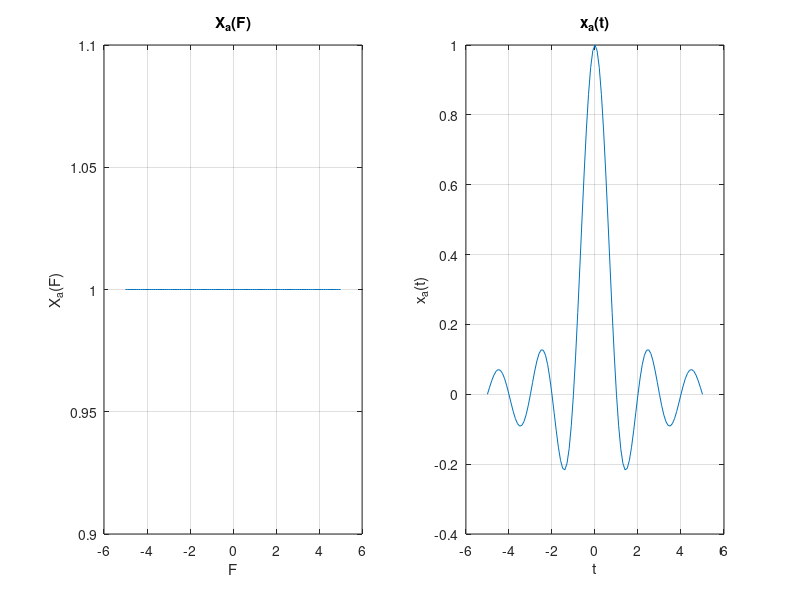

This chart was generated by the following MATLAB code: (Note: this script raises an error after producing the figure.)
% Program for Sampling, Reconstruction & DTFT Analysis 

%%
clc; clear; close all;
%% TASK 1-A-1)

Fs = 10;
B = Fs/2;
t = -B:1/Fs:B;
X_a = t - t + 1; % X_a(F)

figure
subplot(121), plot(t, X_a) % Plotting the given continuous signal
title('X_a(F)')
xlabel('F');
ylabel('X_a(F)');
grid on;

% Generating the signal x_a(t) from X_a(F) using IDFT
x_a = sinc(t);
subplot(122), plot(t, x_a) % Plotting the given continuous signal
title('x_a(t)')
xlabel('t');
ylabel('x_a(t)');
grid on;

% A/D
[x_n_enc, min_x, max_x] = a2d(@sinc,Fs,8);

% x^2(n)
x_n_enc_sq = x_n_enc.^2;
figure
stairs([x_n_enc_sq,x_n_enc_sq(end)]);
title('x^2(n)')
xlabel('n');
ylabel('x^2(n)');


% D/A
x_a_dec = d2a(x_n_enc_sq,Fs,8,min_x,max_x);

%% TASK-1-A-2)

Fs = 10;
B = Fs/2;
t = -B:1/Fs:B;

% x^2(n)
figure
s_a = (sinc(t)).^2;
plot(t, s_a) % Plotting the continuous signal after squaring
title('s_a(t)')
xlabel('t');
ylabel('s_a(t)');
grid on;

% A/D
[s_n_enc, min_s, max_s] = a2d(@(x) (sinc(x)).^2,Fs,8);

% D/A
s_a_dec = d2a(s_n_enc,Fs,8,min_s,max_s);

%% TASK 1-B-1)

Fs = 50; % Fs = 50Hz
B = Fs/2;
Fo = 20;

t = -B:1/Fs:B;
x2_a = cos(2*pi*Fo*t*(1/Fs));

figure
plot(t, x2_a) % Plotting the given continuous signal
title('x_2_a(t)')
xlabel('t');
ylabel('x_2_a(t)');
grid on;

% A/D
[x2_a_n_enc, min_x2a, max_x2a] = a2d(@(x) cos(2*pi*Fo/Fs*x),Fs,8);

% x^2(n)
x2_a_n_enc_sq = x2_a_n_enc.^2;
figure
stairs([x2_a_n_enc_sq,x2_a_n_enc_sq(end)]);
title('x^2(n)')
xlabel('n');
ylabel('x^2(n)');


% D/A
x2_a_dec = d2a(x2_a_n_enc_sq,Fs,8,min_x2a,max_x2a);

% x^2(n)
figure
s2_a_a = (x2_a).^2;
plot(t, s2_a_a) % Plotting the continuous signal after squaring
title('s_2_a(t)')
xlabel('t');
ylabel('s_2_a(t)');
grid on;

% A/D
[s2_a_n_enc, min_s2_a, max_s2_a] = a2d(@(x) (cos(2*pi*Fo/Fs*x)).^2,Fs,8);

% D/A
s2_a_dec = d2a(s2_a_n_enc,Fs,8,min_s2_a,max_s2_a);

%% TASK 1-B-2)

Fs = 30; % Fs = 30Hz
B = Fs/2;
Fo = 20;

t = -B:1/Fs:B;
x2_b = cos(2*pi*Fo*t*(1/Fs));

figure
plot(t, x2_b) % Plotting the given continuous signal
title('x_2_b_a(t)')
xlabel('t');
ylabel('x_2_b_a(t)');
grid on;

% A/D
[x2_b_n_enc, min_x2b, max_x2b] = a2d(@(x) cos(2*pi*Fo/Fs*x),Fs,8);

% x^2(n)
x2_b_n_enc_sq = x2_b_n_enc.^2;
figure
stairs([x2_b_n_enc_sq,x2_b_n_enc_sq(end)]);
title('x^2(n)')
xlabel('n');
ylabel('x^2(n)');


% D/A
x2_b_dec = d2a(x2_b_n_enc_sq,Fs,8,min_x2b,max_x2b);

% x^2(n)
figure
s2_b_a = (x2_b).^2;
plot(t, s2_b_a) % Plotting the continuous signal after squaring
title('s_2_b_a(t)')
xlabel('t');
ylabel('s_2_b_a(t)');
grid on;

% A/D
[s2_b_n_enc, min_s2_b, max_s2_b] = a2d(@(x) (cos(2*pi*Fo/Fs*x)).^2,Fs,8);

% D/A
x2_b_dec = d2a(s2_b_n_enc,Fs,8,min_s2_b,max_s2_b);
